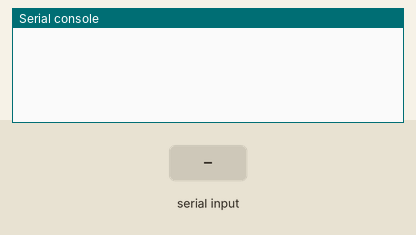
This program was run on a simulated ESP32 board running MicroPython. On the bench: the last lines printed to the serial console. Inputs (shaded band) come from the test bench.

Above: at 1.2 s.
1.3 s: "1\n" received over the second serial link
At 2.2 s:
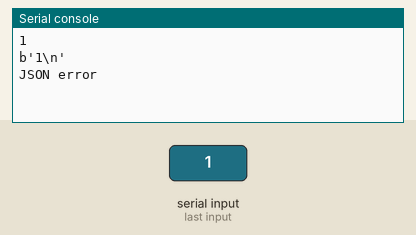
2.8 s: "0\n" received over the second serial link
At 3.3 s:
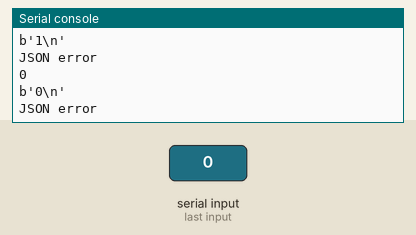
4.3 s: "2\n" received over the second serial link
At 5.7 s:
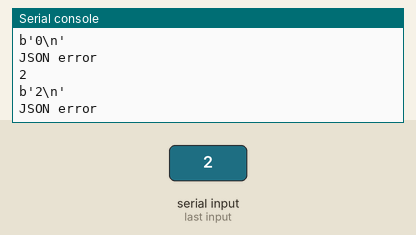

Measured:
- after the input at 1.3 s, the serial console: prints a new line at once (image 1)
- after the input at 2.8 s, the serial console: prints a new line at once (image 2)
- after the input at 4.3 s, the serial console: prints a new line at once (image 3)

The program:

joystick.py
```python
# Example micropython code tested on SparkFun ESP32 Thing
# Use with a Trinket M0 running the LE3DPUSBH sketch and connected to a
# Logitech Extreme 3D Pro joystick

from machine import UART
import ujson

uart = UART(2, tx=17, rx=16)
uart.init(8*115200, bits=8, parity=None, stop=1)

while True:
    # Read line of JSON from Trinket M0 connected to the joystick
    data = uart.readline()
    if data is not None:
        try:
            # Convert JSON string to Python dictionary
            joy = ujson.loads(data)
            print(joy)
            print(joy['X'])
            # Insert code to change motor or servo direction and speed based
            # on joy['X'], joy['Y'], joy['hat'], etc.
        except:
            print(data)
            print("JSON error")
```
